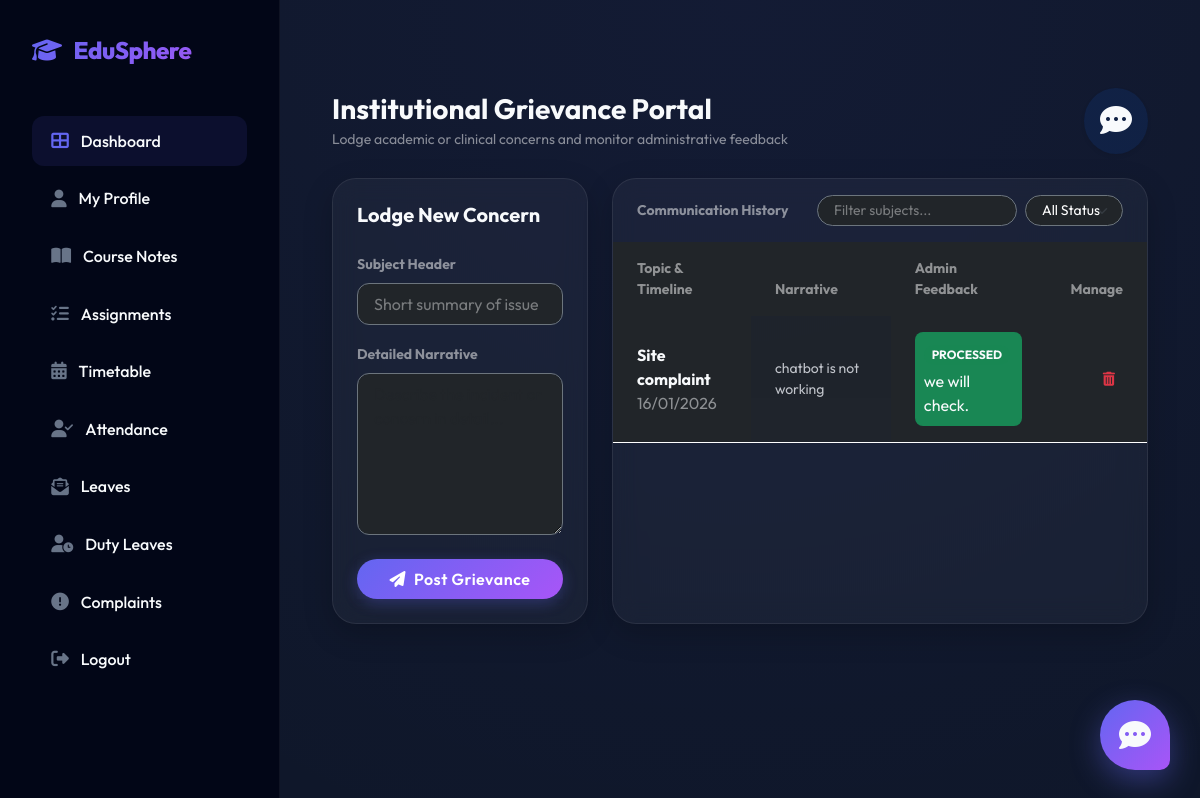
Screenshot of /Student/Complaint/ (signed in) with the database file from the repository.
### Student/models.py (models this page shows)
class tbl_complaint(models.Model):
    comp_title = models.CharField(max_length=200)
    com_content =  models.TextField()
    com_date =  models.DateField(auto_now_add=True)
    com_status = models.IntegerField(default=0)
    com_reply = models.TextField()
    student= models.ForeignKey(tbl_student,on_delete=models.CASCADE)

### Student/views.py (the view)
# urls.py: path("Complaint/", views.Complaint, name="Complaint"),
def Complaint(request):
    studentdata = tbl_student.objects.get(id=request.session['sid'])
    complaintdata = tbl_complaint.objects.filter(student=studentdata)
    if request.method == "POST":
        title = request.POST.get("txt_title")
        content = request.POST.get("txt_content")
        tbl_complaint.objects.create(comp_title=title,com_content=content,
            student=studentdata)
        return render(request, "Student/Complaint.html", {'msg': "Complaint Submitted..."})
    else:
        return render(request, "Student/Complaint.html",{'complaintdata':complaintdata})

### Teacher/context_processors.py (called while the page is built)
def teacher_sidebar_context(request):
    is_class_teacher = False
    tid = request.session.get('tid')
    if tid:
        try:
            teacher = tbl_teacher.objects.get(id=tid)
            is_class_teacher = tbl_assignclass.objects.filter(teacher=teacher).exists()
        except tbl_teacher.DoesNotExist:
            is_class_teacher = False
    return {
        'is_class_teacher': is_class_teacher
    }

### Student/Templates/Student/Complaint.html (shortened to what this page needs)
{% extends 'Student/Head.html' %}
{% load static %}
{% block content %}
<div class="container-fluid py-4">
    <div class="row pt-4 justify-content-center">
        <div class="col-lg-12">
            <div class="d-flex align-items-center justify-content-between mb-4">
                <div>
                    <h2 class="h3 fw-bold mb-1">Institutional Grievance Portal</h2>
                    <p class="text-muted small mb-0">Lodge academic or clinical concerns and monitor administrative feedback</p>
                </div>
                <div class="bg-primary bg-opacity-10 text-primary p-3 rounded-circle shadow-sm">
                    <i class="fas fa-comment-dots fa-2x"></i>
                </div>
            </div>
            <div class="row g-4">
                <div class="col-xl-4">
                    <div class="card bg-white bg-opacity-5 border border-white border-opacity-10 rounded-4 shadow-sm h-100 animate-slideIn">
                        <div class="card-body p-4">
                            <h5 class="fw-bold mb-4">Lodge New Concern</h5>
                            <form method="post">
                                <div class="mb-3">
                                    <label class="form-label text-muted small fw-bold uppercase">Subject Header</label>
                                    <input type="text" name="txt_title" class="form-control bg-dark border-secondary text-white py-2" required placeholder="Short summary of issue">
                                </div>
                                <div class="mb-4">
                                    <label class="form-label text-muted small fw-bold uppercase">Detailed Narrative</label>
                                    <textarea name="txt_content" class="form-control bg-dark border-secondary text-white py-2" rows="6" required placeholder="Describe the incident or concern in detail..."></textarea>
                                </div>
                                <div class="d-grid shadow-sm">
                                    <button type="submit" class="btn btn-primary py-2 rounded-pill fw-bold">
                                        <i class="fas fa-paper-plane me-2"></i>Post Grievance
                                    </button>
                                </div>
                            </form>
                        </div>
                    </div>
                </div>
                <div class="col-xl-8">
                    <div class="card bg-white bg-opacity-5 border border-white border-opacity-10 rounded-4 shadow-sm overflow-hidden h-100 animate-fadeIn">
                        <div class="card-header bg-white bg-opacity-5 py-3 px-4 border-0 d-flex justify-content-between align-items-center">
                            <h5 class="mb-0 fw-bold small text-muted uppercase letter-spacing-1">Communication History</h5>
                            <div class="d-flex gap-2">
                                <input type="text" id="searchInput" class="form-control form-control-sm bg-dark border-secondary text-white px-3 py-1 rounded-pill" placeholder="Filter subjects..." style="width: 200px;">
                                <select id="filterStatus" class="form-select form-select-sm bg-dark border-secondary text-white px-3 py-1 rounded-pill w-auto">
                                    <option value="all">All Status</option>
                                </select>
                            </div>
                        </div>
                        <div class="table-responsive">
                            <table class="table table-dark table-hover mb-0 align-middle" id="complaintTable">
                                <thead class="bg-white bg-opacity-10">
                                    <tr>
                                        <th class="px-4 py-3 border-0 small text-muted uppercase">Topic & Timeline</th>
                                        <th class="px-4 py-3 border-0 small text-muted uppercase">Narrative</th>
                                        <th class="px-4 py-3 border-0 small text-muted uppercase">Admin Feedback</th>
                                        <th class="px-4 py-3 border-0 small text-muted uppercase text-end">Manage</th>
                                    </tr>
                                </thead>
                                <tbody>
                                    {% for i in complaintdata %}
                                    <tr class="border-white border-opacity-5">
                                        <td class="px-4 py-3 title-cell">
                                            <div class="fw-bold text-white title-text">{{ i.comp_title }}</div>
                                            <div class="smaller text-muted opacity-50">{{ i.com_date|date:"d/m/Y" }}</div>
                                        </td>
                                        <td class="px-4 py-3 small opacity-75">
                                            {{ i.com_content|truncatechars:100 }}
                                        </td>
                                        <td class="px-4 py-3 status-cell">
                                            {% if i.com_status == 1 %}
                                            <div class="p-2 rounded-3 bg-success bg-opacity-5 border border-success border-opacity-10">
                                                <div class="badge bg-success bg-opacity-10 text-success rounded-pill smaller mb-1">PROCESSED</div>
                                                <div class="smaller text-white opacity-70 italic">{{ i.com_reply }}</div>
                                            </div>
                                            {% else %}
                                            <span class="badge bg-warning bg-opacity-10 text-warning border border-warning border-opacity-10 px-3 py-1 rounded-pill smaller fw-bold uppercase">Oversight Pending</span>
                                            <span class="d-none">pending</span>
                                            {% endif %}
                                        </td>
                                        <td class="px-4 py-3 text-end">
                                            <a href="{% url 'Student:delcomplaint' i.id %}" class="btn btn-sm btn-outline-danger border-0 rounded-circle" onclick="return confirm('Archive this grievance records?')">
                                                <i class="fas fa-trash-alt"></i>
                                            </a>
                                        </td>
                                    </tr>
                                    {% endfor %}
                                </tbody>
                            </table>
                        </div>
                    </div>
                </div>
            </div>
        </div>
    </div>
</div>
{% endblock %}

### Student/Templates/Student/Head.html (style rules this page uses)
:root { --primary-color: #6366f1; --primary-hover: #4f46e5; --secondary-color: #10b981; --dark-bg: #0f172a; --card-bg: rgba(255, 255, 255, 0.05); --glass-border: rgba(255, 255, 255, 0.1); --text-main: #f8fafc; --text-muted: #94a3b8; }
body { font-family: 'Outfit', sans-serif; background-color: var(--dark-bg); color: var(--text-main); margin: 0; display: flex; }
.bg-white, .bg-light, .bg-transparent { background-color: transparent !important; }
.card.bg-white, .card.bg-light { background: rgba(255, 255, 255, 0.04) !important; }
.animate-fadeIn, .animate-slideIn, .animate-slideUp, [class*="animate-"] { opacity: 1 !important; transform: none !important; animation: none !important; }
h1, h2, h3, h4, h5, h6, p, span, td, th, label, div:not(.sidebar):not(.nav-item) { color: #f8fafc !important; }
.text-muted { color: rgba(255, 255, 255, 0.5) !important; }
body { color: var(--text-main); background-color: var(--dark-bg); }
h1, h2, h3, h4, h5, h6, label, p, td, th, span { color: var(--text-main) !important; }
.text-muted { color: var(--text-muted) !important; }
input, select, textarea { color: #ffffff !important; background-color: rgba(255, 255, 255, 0.05) !important; border: 1px solid rgba(255, 255, 255, 0.15) !important; border-radius: 12px !important; padding: 0.75rem 1rem !important; }
input::placeholder { color: rgba(255, 255, 255, 0.4) !important; }
option { background-color: #1e293b; color: white; }
.card { background: rgba(255, 255, 255, 0.04) !important; backdrop-filter: blur(12px) !important; border: 1px solid rgba(255, 255, 255, 0.1) !important; border-radius: 24px !important; box-shadow: 0 10px 30px rgba(0, 0, 0, 0.2) !important; }
.btn-primary { background: linear-gradient(135deg, #6366f1, #a855f7) !important; border: none !important; box-shadow: 0 4px 15px rgba(99, 102, 241, 0.3) !important; transition: all 0.3s cubic-bezier(0.4, 0, 0.2, 1) !important; font-weight: 600 !important; letter-spacing: 0.5px !important; }
.bg-white, .bg-light, .bg-transparent, .container, .container-fluid { background-color: transparent !important; }
.bg-white, .bg-light, .bg-transparent, .container, .container-fluid, .card-body, .main-panel, .content-wrapper { background-color: transparent !important; background: transparent !important; }
.card:not(.bg-primary):not(.bg-success):not(.bg-danger) { background: rgba(255, 255, 255, 0.04) !important; border: 1px solid rgba(255, 255, 255, 0.08) !important; color: #f8fafc !important; }
.animate-fadeIn, .animate-slideIn, .animate-slideUp, [class*="animate-"], .fade, .show { opacity: 1 !important; visibility: visible !important; transform: none !important; }
h1, h2, h3, h4, h5, h6, p, span, td, th, label, .form-label, strong, b { color: #f8fafc !important; }

### rows the page displays
tbl_complaint: comp_title "Site complaint", com_date "16/01/2026", com_content "chatbot is not working", com_reply "we will check."
